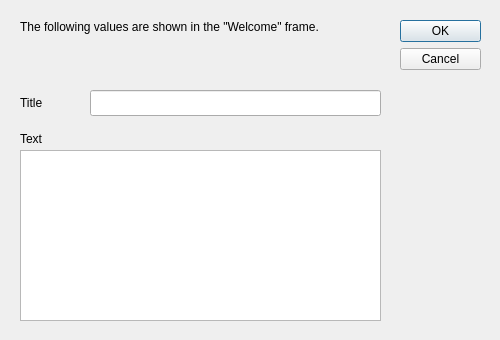
<?xml version="1.0" encoding="UTF-8"?>
<ui version="4.0">
 <class>dialogConfigCustom</class>
 <widget class="QDialog" name="dialogConfigCustom">
  <property name="windowModality">
   <enum>Qt::WindowModal</enum>
  </property>
  <property name="geometry">
   <rect>
    <x>0</x>
    <y>0</y>
    <width>500</width>
    <height>340</height>
   </rect>
  </property>
  <property name="sizePolicy">
   <sizepolicy hsizetype="Fixed" vsizetype="Fixed">
    <horstretch>0</horstretch>
    <verstretch>0</verstretch>
   </sizepolicy>
  </property>
  <property name="minimumSize">
   <size>
    <width>500</width>
    <height>340</height>
   </size>
  </property>
  <property name="maximumSize">
   <size>
    <width>500</width>
    <height>340</height>
   </size>
  </property>
  <property name="windowTitle">
   <string>Customizations</string>
  </property>
  <property name="windowIcon">
   <iconset resource="../images/images.qrc">
    <normaloff>:/img/settings.png</normaloff>:/img/settings.png</iconset>
  </property>
  <widget class="QDialogButtonBox" name="buttonBox">
   <property name="geometry">
    <rect>
     <x>400</x>
     <y>20</y>
     <width>81</width>
     <height>301</height>
    </rect>
   </property>
   <property name="orientation">
    <enum>Qt::Vertical</enum>
   </property>
   <property name="standardButtons">
    <set>QDialogButtonBox::Cancel|QDialogButtonBox::Ok</set>
   </property>
  </widget>
  <widget class="QLineEdit" name="editTitle">
   <property name="geometry">
    <rect>
     <x>90</x>
     <y>90</y>
     <width>291</width>
     <height>26</height>
    </rect>
   </property>
   <property name="accessibleName">
    <string>title</string>
   </property>
   <property name="accessibleDescription">
    <string>optional title shown in the &quot;welcome&quot; frame</string>
   </property>
  </widget>
  <widget class="QLabel" name="label">
   <property name="geometry">
    <rect>
     <x>20</x>
     <y>94</y>
     <width>61</width>
     <height>18</height>
    </rect>
   </property>
   <property name="text">
    <string>Title</string>
   </property>
  </widget>
  <widget class="QLabel" name="label_2">
   <property name="geometry">
    <rect>
     <x>20</x>
     <y>130</y>
     <width>61</width>
     <height>18</height>
    </rect>
   </property>
   <property name="text">
    <string>Text</string>
   </property>
  </widget>
  <widget class="QPlainTextEdit" name="editText">
   <property name="geometry">
    <rect>
     <x>20</x>
     <y>150</y>
     <width>361</width>
     <height>171</height>
    </rect>
   </property>
   <property name="accessibleName">
    <string>text</string>
   </property>
   <property name="accessibleDescription">
    <string>optional text shown in the &quot;welcome&quot; frame</string>
   </property>
   <property name="tabChangesFocus">
    <bool>true</bool>
   </property>
   <property name="documentTitle">
    <string notr="true"/>
   </property>
   <property name="plainText">
    <string notr="true"/>
   </property>
   <property name="backgroundVisible">
    <bool>false</bool>
   </property>
  </widget>
  <widget class="QLabel" name="label_3">
   <property name="geometry">
    <rect>
     <x>20</x>
     <y>20</y>
     <width>361</width>
     <height>61</height>
    </rect>
   </property>
   <property name="text">
    <string>The following values are shown in the &quot;Welcome&quot; frame.</string>
   </property>
   <property name="alignment">
    <set>Qt::AlignJustify|Qt::AlignTop</set>
   </property>
   <property name="wordWrap">
    <bool>true</bool>
   </property>
  </widget>
 </widget>
 <resources>
  <include location="../images/images.qrc"/>
 </resources>
 <connections>
  <connection>
   <sender>buttonBox</sender>
   <signal>accepted()</signal>
   <receiver>dialogConfigCustom</receiver>
   <slot>accept()</slot>
   <hints>
    <hint type="sourcelabel">
     <x>248</x>
     <y>254</y>
    </hint>
    <hint type="destinationlabel">
     <x>157</x>
     <y>274</y>
    </hint>
   </hints>
  </connection>
  <connection>
   <sender>buttonBox</sender>
   <signal>rejected()</signal>
   <receiver>dialogConfigCustom</receiver>
   <slot>reject()</slot>
   <hints>
    <hint type="sourcelabel">
     <x>316</x>
     <y>260</y>
    </hint>
    <hint type="destinationlabel">
     <x>286</x>
     <y>274</y>
    </hint>
   </hints>
  </connection>
 </connections>
</ui>
